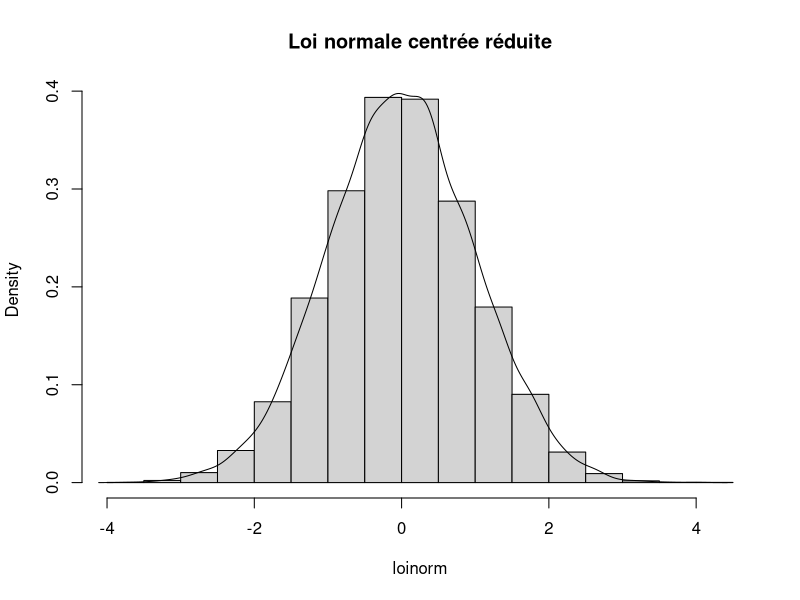
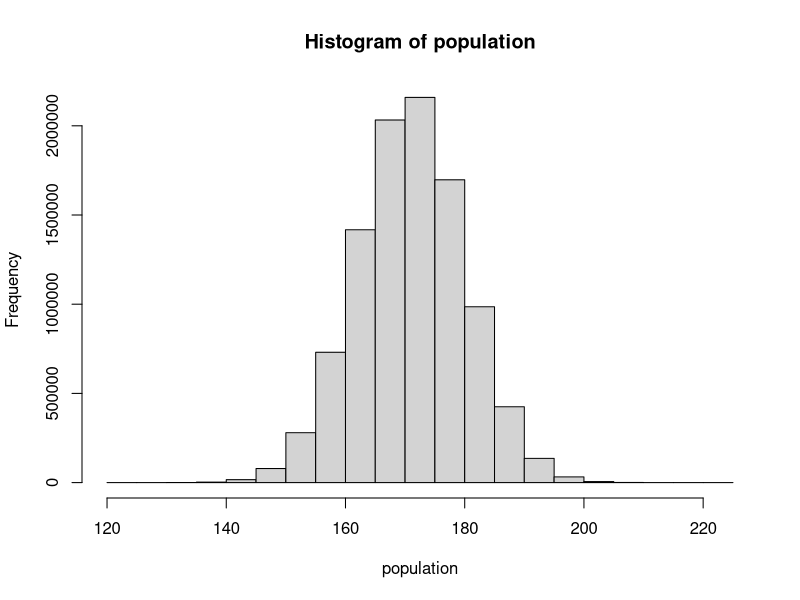

Reproduce these figures in R, in order. (Note: this script raises an error after producing the figures.)
#EXERCICE 1 :

#Simuler une loi normale :
loinorm = rnorm(n = 10000, mean = 0, sd = 1)

#construire l'histogramme 
hist(loinorm,
     main = "Loi normale centrée réduite",
     probability = TRUE)

#sa courbe densité :
lines(density(loinorm))

#Calcul mediane de la loi :
median(loinorm)

#Calcul quartiles de la loi : 
quantile(loinorm)

#Calcul centile de la loi : 
quantile(loinorm,
         probs = seq(from = 0, to = 1, by=0.01))

#PNORM ET QNORME :
#Calcul valeur théorique :
qnorm(0.95, mean = 0, sd = 1)
pnorm(1.644854, mean = 0, sd= 1)

qnorm(0.975, mean = 0, sd = 1) # P(X < x) = 0.975.
pnorm(1.96, mean = 0, sd= 1) #P(X >= 1.96) = p.





#EXERCICE 2 :

indices_lignes = seq(from = 0, to = 3.9, by =0.1)
#creation vecteur vide : 
allprobas=c()
for(i in indices_lignes){ proba =pnorm(q=i,mean=0,sd=0)
                          allprobas=c(allprobas,proba)
                          allprobas=round(allprobas,digits = 4)}



# 2) La taille moyenne des français est de 171cm avec un écart-type de 9 centimètres.
#population simulée de 10.000.000 de français répartis suivant une loi normale (171,9)
moyenne_pop=171
sd_pop=9
population=rnorm(n = 1e7, 
                  mean=moyenne_pop, 
                  sd=sd_pop)
#Etablir l'histogramme de la taille
hist(population)

#Combien de personnes ont une taille inférieur à 190cm ? 
#Combien devriez-vous en trouver théoriquement ?
is.data.frame(population)
#observé
pop190 = population[population < 190]
length(pop190)
length(pop190) / length(population)

#en théorie
pnorm(q = 190, mean=moyenne_pop, sd=sd_pop)*1e7




#EXERCICE 3 :
#taille moyenne dans un echantillon :
taille_ech=100
echantillon=sample(x = population, 
                    size = taille_ech, 
                    replace = TRUE)
mean(echantillon)
sd(echantillon)
#calculez la largeur int confiance, et bornes inf et sup.
largeur=qnorm(p = 0.975,mean=0,sd=1)*sd_pop/sqrt(taille_ech)
borne_inf=moyenne_pop-largeur
borne_sup=moyenne_pop+largeur

#tirez 1000 échantillons de taille 100
taille_ech=100
nb_replicat=1000
echantillons=replicate(n = nb_replicat,
                        expr =  sample(population,
                                       taille_ech, 
                                       replace = TRUE))

moyennes=apply(X = echantillons,
                MARGIN = 2,
                FUN = function(x) mean(x))
ecart_types=apply(echantillons,
                   MARGIN = 2,
                   FUN = function(x) sd(x))

#Combien d'échantillons ont moyenne sup à 172,8cm ? Quel est le nombre théorique ?
#observé
moy172 = moyennes[moyennes > 172]
length(moy172)
length(moy172) / length(moyennes)

#en théorie
proba_inf_172 = pnorm(q = 172, 
                      mean=moyenne_pop, 
                      sd=sd_pop/sqrt(taille_ech))
1 - proba_inf_172


#Construire un dataframe avec ces 3 vecteurs.
resultat = data.frame(largeur,borne_inf_IC,borne_sup_IC)
View(resultat)